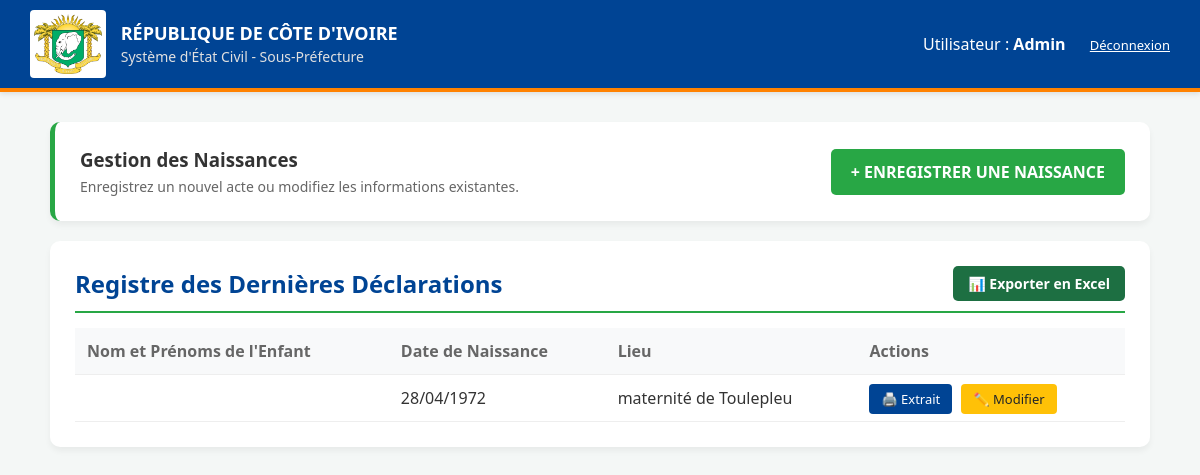
Page /dashboard/ (signed in) on the earlier database version.
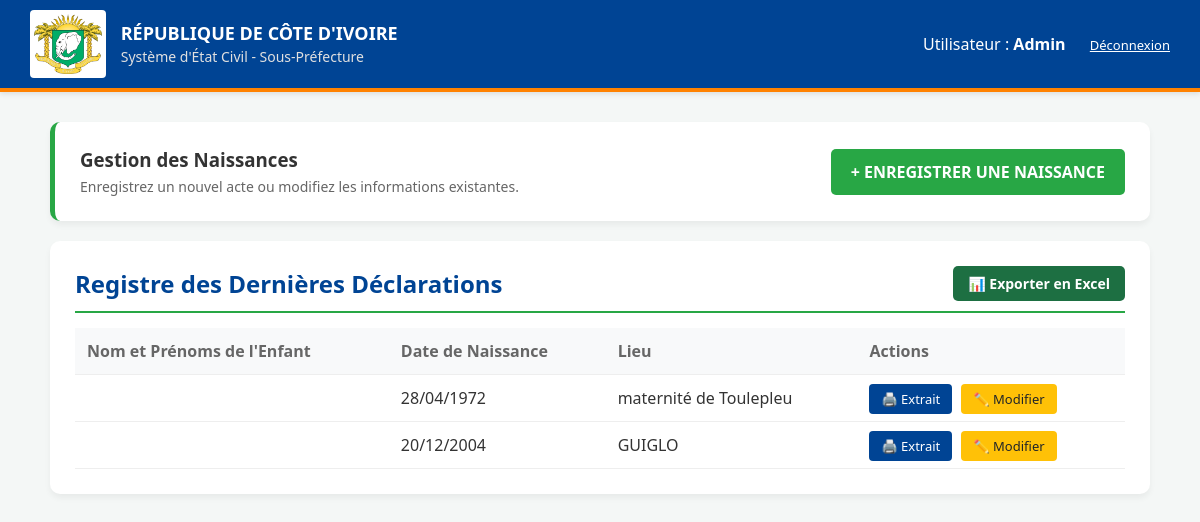
Same page on the later database version.
### registre/models.py (models this page shows, shortened)
class ActeNaissance(models.Model):
    structure = models.ForeignKey(Structure, on_delete=models.CASCADE)
    numero_registre = models.IntegerField(default=1, verbose_name="N° Acte")
    annee_registre = models.IntegerField(default=2026, verbose_name="Année")
    date_declaration = models.DateField(verbose_name="Date de déclaration")
    prenoms_enfant = models.CharField(max_length=255, verbose_name="Prénoms")
    nom_enfant = models.CharField(max_length=255, verbose_name="Nom")
    date_naissance = models.DateField(verbose_name="Né(e) le")
    heure_naissance = models.TimeField(verbose_name="À (Heure)", null=True, blank=True)
    lieu_naissance = models.CharField(max_length=255, verbose_name="Lieu de naissance")
    SEXE_CHOICES = [
        ('M', 'Masculin'),
        ('F', 'Féminin'),
    ]
    sexe = models.CharField(max_length=1, choices=SEXE_CHOICES, default='M', verbose_name="Sexe de l'enfant")
    nom_pere = models.CharField(max_length=255, blank=True, null=True, verbose_name="Nom du Père")
    nationalite_pere = models.CharField(max_length=100, blank=True, null=True, verbose_name="Nationalité Père")
    nom_mere = models.CharField(max_length=255, blank=True, null=True, verbose_name="Nom de la Mère")
    nationalite_mere = models.CharField(max_length=100, blank=True, null=True, verbose_name="Nationalité Mère")
    transcription_justice = models.TextField(blank=True, null=True, verbose_name="Transcription / Jugement Supplétif")
    date_mariage = models.CharField(max_length=255, blank=True, null=True, verbose_name="Marié(e) le")
    conjoint_mariage = models.CharField(max_length=255, blank=True, null=True, verbose_name="Avec")
    dissolution_mariage = models.CharField(max_length=255, blank=True, null=True, verbose_name="Mariage dissous le")
    date_deces = models.CharField(max_length=255, blank=True, null=True, verbose_name="Décédé(e) le")
    lieu_deces = models.CharField(max_length=255, blank=True, null=True, verbose_name="Lieu de décès")

### registre/views.py (the view)
# urls.py: path('dashboard/', views.dashboard, name='dashboard'),
@login_required
def dashboard(request):
    actes = ActeNaissance.objects.all().order_by('-date_declaration')
    return render(request, 'registre/dashboard.html', {'actes': actes})

### registre/context_processors.py (called while the page is built)
def infos_structure(request):
    try:
        structure = Structure.objects.first()
        if structure and structure.sous_prefecture:
            nom = f"Sous-Préfecture de {structure.sous_prefecture}"
        else:
            nom = "Sous-Préfecture"
    except Exception:
        nom = "Sous-Préfecture"
    return {'nom_structure_dynamique': nom}

### registre/templates/registre/dashboard.html (shortened to what this page needs)
{% load static %}
<!DOCTYPE html>
<html lang="fr">
<head>
</head>
<body>
    <nav class="navbar">
        <div class="nav-brand">
            <img src="{% static 'registre/logo.png' %}" alt="Armoiries CI" class="logo-nav">
            <div>
                <span style="font-weight: bold; font-size: 18px; display: block;">RÉPUBLIQUE DE CÔTE D'IVOIRE</span>
                <span style="font-size: 14px; color: #e0e0e0;">Système d'État Civil - Sous-Préfecture</span>
            </div>
        </div>
        <div>
            <span>Utilisateur : <strong>{{ user.username }}</strong></span>
            <a href="{% url 'logout' %}" style="color: white; margin-left: 20px; font-size: 13px;">Déconnexion</a>
        </div>
    </nav>
    <div class="container">
        <div class="card" style="display: flex; justify-content: space-between; align-items: center; border-left: 5px solid #28a745;">
            <div>
                <h3 style="margin: 0;">Gestion des Naissances</h3>
                <p style="margin: 5px 0 0 0; color: #666; font-size: 14px;">Enregistrez un nouvel acte ou modifiez les informations existantes.</p>
            </div>
            <a href="{% url 'ajouter_acte' %}" class="btn-add">+ ENREGISTRER UNE NAISSANCE</a>
        </div>
        <div class="card">
            <div class="table-header-box">
                <h2>Registre des Dernières Déclarations</h2>
                <a href="{% url 'exporter_actes' %}" class="btn-export">📊 Exporter en Excel</a>
            </div>
            <table>
                <thead>
                    <tr>
                        <th>Nom et Prénoms de l'Enfant</th>
                        <th>Date de Naissance</th>
                        <th>Lieu</th>
                        <th>Actions</th>
                    </tr>
                </thead>
                <tbody>
                    {% for acte in actes %}
                    <tr>
                        <td><strong>{{ acte.nom_complet_officiel|upper }}</strong></td>
                        <td>{{ acte.date_naissance|date:"d/m/Y" }}</td>
                        <td>{{ acte.lieu_naissance }}</td>
                        <td>
                            <a href="{% url 'voir_extrait' acte.pk %}" class="btn-view">🖨️ Extrait</a>
                            <a href="{% url 'modifier_acte' acte.pk %}" class="btn-edit">✏️ Modifier</a>
                        </td>
                    </tr>
                    {% empty %}
                    <tr>
                        <td colspan="4" style="text-align: center; color: #999; padding: 40px;">
                            Aucun acte n'est encore enregistré dans le système.
                        </td>
                    </tr>
                    {% endfor %}
                </tbody>
            </table>
        </div>
    </div>
</body>
</html>

### registre/templates/registre/dashboard.html (style rules this page uses)
body { font-family: 'Segoe UI', Tahoma, Geneva, Verdana, sans-serif; margin: 0; background-color: #f4f7f6; color: #333; }
.navbar { background: #004494; color: white; padding: 10px 30px; display: flex; justify-content: space-between; align-items: center; box-shadow: 0 2px 5px rgba(0,0,0,0.1); border-bottom: 4px solid #ff8200; }
.nav-brand { display: flex; align-items: center; gap: 15px; }
.logo-nav { height: 60px; width: auto; background-color: white; border-radius: 4px; padding: 4px; }
.container { padding: 30px; max-width: 1100px; margin: auto; }
.card { background: white; padding: 25px; border-radius: 10px; box-shadow: 0 4px 6px rgba(0,0,0,0.05); margin-bottom: 20px; }
h2 { color: #004494; margin-top: 0; margin-bottom: 0; }
.table-header-box { display: flex; justify-content: space-between; align-items: center; border-bottom: 2px solid #28a745; padding-bottom: 10px; margin-bottom: 15px; }
table { width: 100%; border-collapse: collapse; margin-top: 15px; }
th, td { padding: 12px; text-align: left; border-bottom: 1px solid #eee; }
th { background-color: #f8f9fa; color: #666; font-weight: 600; }
.btn-add { background: #28a745; color: white; padding: 12px 20px; text-decoration: none; border-radius: 5px; font-weight: bold; display: inline-block; transition: 0.3s; }
.btn-export { background: #1d6f42; color: white; padding: 8px 15px; text-decoration: none; border-radius: 5px; font-weight: bold; font-size: 14px; display: inline-flex; align-items: center; transition: 0.3s; }
.btn-view { background: #004494; color: white; padding: 6px 12px; text-decoration: none; border-radius: 4px; font-size: 13px; }
.btn-edit { background: #ffc107; color: #212529; padding: 6px 12px; text-decoration: none; border-radius: 4px; font-size: 13px; margin-left: 5px; }

Differences in the rows shown:
added ActeNaissance: date_naissance "20/12/2004", lieu_naissance "GUIGLO"
